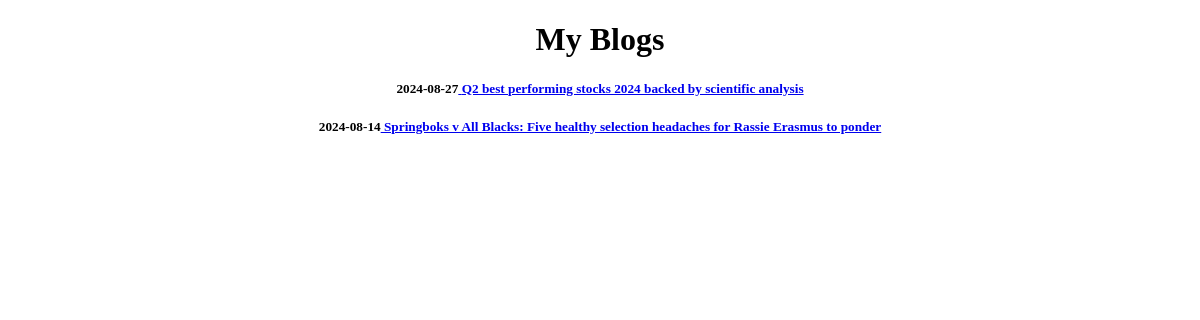
Screenshot of /blog/ with the database file from the repository.
### blog/models.py (models this page shows, shortened)
class Post(models.Model):
    title = models.CharField(max_length=140)
    body = models.TextField()
    signature = models.CharField(max_length=140, default= "Shafiek Isaacs")
    date = models.DateTimeField()

### blog/templates/blog.html
{% extends "header.html" %}
{% block content %}
    {% for post in object_list %}
        <h5>{{ post.date|date:"Y-m-d" }}<a href="/blog/{{post.id}}">
{{ post.title }}</a></h5>
    {% endfor %}
{% endblock %}

### rows the page displays
Post: date "2024-08-27", title "Q2 best performing stocks 2024 backed by scientific analysis"
Post: date "2024-08-14", title "Springboks v All Blacks: Five healthy selection headaches for Rassie Erasmus to ponder"
